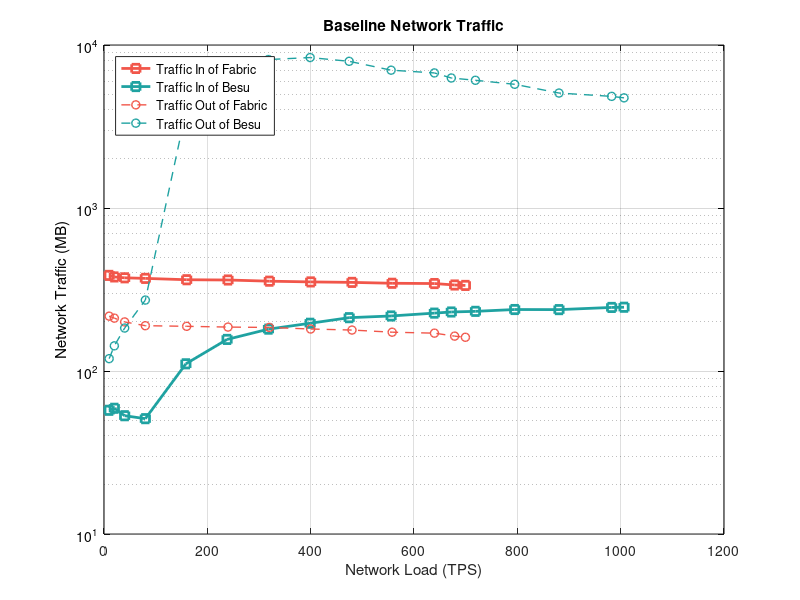

MATLAB code to generate this figure:
cd 'C:\Users\soelm\Desktop\Repositories\FabricBesuBenchmark\results\experiment1'
clear;
close all;
fabColor = '#F1564A';
besuColor = '#1FA2A1';

xAxisFab = [10, 20, 40, 80, 160, 240, 320, 400, 480, 557.7, 639.6, 678.7, 699.5];
xAxisBesu = [10, 20, 40, 80, 158.5, 238.2, 318.3, 399, 474.5, 555.7, 639.4, 672.2, 718.9, 794.9, 880.6, 982.5, 1006.5];
yAxisInFab = [386, 377.6666667, 373, 370, 363, 361.6666667, 355.6666667, 352, 349.6666667, 345.3333333, 344, 337, 335];
yAxisInBesu = [57.4, 59.06666667, 53.16666667, 51, 110.7, 156.2333333, 180.6666667, 196.3, 212.4, 217.5666667, 226.5333333, 230.1666667, 232.2666667, 238.3333333, 238, 245.4666667, 246.1666667];

yAxisOutFab = [217, 211, 200, 189.6666667, 188, 186, 185, 181, 178.3333333, 173, 170.6666667, 163.6666667, 161];
yAxisOutBesu = [119.0666667, 142.7, 183.4666667, 272.3666667, 3913.766667, 7044.733333, 8143.2, 8376.033333, 7941.966667, 7007.9, 6740.8, 6274.166667, 6073.8, 5740.433333, 5073.116667, 4839.646667, 4739.533333];

figure
set(gca, 'ycolor', 'k')
plot(xAxisFab, yAxisInFab, 's-', 'Color', fabColor, 'LineWidth', 2)
hold on
plot(xAxisBesu, yAxisInBesu, 's-', 'Color', besuColor, 'LineWidth', 2)
title('Baseline Network Traffic')
xlabel('Network Load (TPS)')
ylabel('Network Traffic (MB)')
set(gca, 'YScale', 'log')
grid on

set(gca, 'ycolor', 'k')
plot(xAxisFab, yAxisOutFab, 'o--', 'Color', fabColor, 'LineWidth', 1)
hold on
plot(xAxisBesu, yAxisOutBesu, 'o--', 'Color', besuColor, 'LineWidth', 1)

legend('Traffic In of Fabric', 'Traffic In of Besu', 'Traffic Out of Fabric', ...
    'Traffic Out of Besu', 'Location', 'Northwest')

saveas(gcf,'network.png')